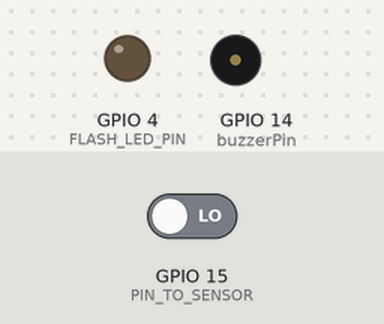
Recording of a sketch running on a simulated ESP32. Parts: output pins drawn as LEDs (lit = HIGH), buzzer (waves = sounding, pin HIGH). Inputs (shaded band) come from the test bench; at power-on: GPIO 15 (PIN_TO_SENSOR) LOW. WiFi joins after 1.5 s; servers stay silent unless stated; uploads are accepted with an empty reply; storage starts empty; random numbers use the default seed unless the sketch sets one; the camera gives no picture; what the sketch prints to the serial monitor is not drawn.

Above: at 3.5 s.
3.6 s: GPIO 15 (PIN_TO_SENSOR) driven HIGH
At 4.8 s:
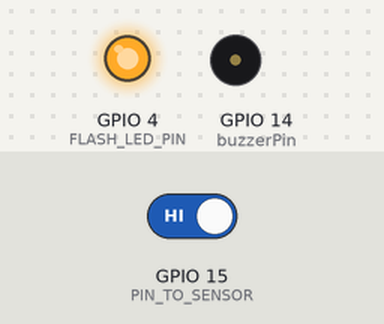
Timing chart, 0 to 7.2 s (numbered marks = the images above; inputs shaded):
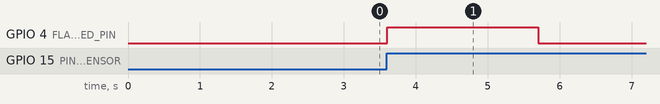

The sketch:

ESP32CAM-20240628.ino
```cpp
#include "esp_camera.h"
#include <WiFi.h>
#include "soc/soc.h"
#include "soc/rtc_cntl_reg.h"
#include "FS.h"
#include <WiFiClientSecure.h>
#include "SD_MMC.h"

#define CAMERA_MODEL_AI_THINKER

#include "camera_pins.h"

const char* ssid = "TP-Link_3838";
const char* password = "nickaikian2143";

String serverName = "paawer.replit.app";

String uploadServerPath = "/upload_img.php";
String emailServerPath = "/emailsend.php";

const int serverPort = 443;

#define RXD2 12
#define TXD2 13
#define FLASH_LED_PIN 4

#define buzzerPin 14

bool LED_Flash_ON = true;

const int PIN_TO_SENSOR = 15;
int pinStateCurrent   = LOW;
int pinStatePrevious  = LOW;

bool matchFaceActive = false;
bool matchFace = false;
unsigned long matchFaceprevMillis = 0;
const int matchFaceinterval = 5000;

bool intruderFaceActive = false;
bool intruderFace = false;
unsigned long intruderPrevMillis = 0;
const int intruderInterval = 5000;

WiFiClientSecure client;

void startCameraServer();

void setup() {
  WRITE_PERI_REG(RTC_CNTL_BROWN_OUT_REG, 0);

  Serial.begin(115200);
  Serial2.begin(115200, SERIAL_8N1, RXD2, TXD2);
  Serial.println();
  Serial.setDebugOutput(true);

  pinMode(FLASH_LED_PIN, OUTPUT);
  pinMode(PIN_TO_SENSOR, INPUT);
  pinMode(buzzerPin, OUTPUT);

  Serial.println("Starting SD Card");
  delay(500);
  if(!SD_MMC.begin()){
    Serial.println("SD Card Mount Failed");
    return;
  }

  uint8_t cardType = SD_MMC.cardType();
  if(cardType == CARD_NONE){
    Serial.println("No SD Card attached");
    return;
  }
  Serial.println("SD Card Initialized");

  digitalWrite(FLASH_LED_PIN, LOW);

  camera_config_t config;
  config.ledc_channel = LEDC_CHANNEL_0;
  config.ledc_timer = LEDC_TIMER_0;
  config.pin_d0 = Y2_GPIO_NUM;
  config.pin_d1 = Y3_GPIO_NUM;
  config.pin_d2 = Y4_GPIO_NUM;
  config.pin_d3 = Y5_GPIO_NUM;
  config.pin_d4 = Y6_GPIO_NUM;
  config.pin_d5 = Y7_GPIO_NUM;
  config.pin_d6 = Y8_GPIO_NUM;
  config.pin_d7 = Y9_GPIO_NUM;
  config.pin_xclk = XCLK_GPIO_NUM;
  config.pin_pclk = PCLK_GPIO_NUM;
  config.pin_vsync = VSYNC_GPIO_NUM;
  config.pin_href = HREF_GPIO_NUM;
  config.pin_sscb_sda = SIOD_GPIO_NUM;
  config.pin_sscb_scl = SIOC_GPIO_NUM;
  config.pin_pwdn = PWDN_GPIO_NUM;
  config.pin_reset = RESET_GPIO_NUM;
  config.xclk_freq_hz = 20000000;
  config.pixel_format = PIXFORMAT_JPEG;
  if(psramFound()){
    config.frame_size = FRAMESIZE_UXGA;
    config.jpeg_quality = 10;
    config.fb_count = 2;
  } else {
    config.frame_size = FRAMESIZE_SVGA;
    config.jpeg_quality = 12;
    config.fb_count = 1;
  }

  esp_err_t err = esp_camera_init(&config);
  if (err != ESP_OK) {
    Serial.printf("Camera init failed with error 0x%x", err);
    return;
  }

  sensor_t * s = esp_camera_sensor_get();
  if (s->id.PID == OV3660_PID) {
    s->set_vflip(s, 1);
    s->set_brightness(s, 1);
    s->set_saturation(s, -2);
  }
  s->set_framesize(s, FRAMESIZE_HQVGA);

  WiFi.begin(ssid, password);

  while (WiFi.status() != WL_CONNECTED) {
    delay(500);
    Serial.print(".");
  }
  Serial.println("");
  Serial.println("WiFi connected");

  startCameraServer();

  Serial.print("Camera Ready! Use 'http://");
  Serial.print(WiFi.localIP());
  Serial.println("' to connect");
}

void loop() {
  pinStatePrevious = pinStateCurrent;
  pinStateCurrent = digitalRead(PIN_TO_SENSOR);

  if (pinStatePrevious == LOW && pinStateCurrent == HIGH) {
    Serial.println("Motion detected!");
    sendPhotoToServer("MotionDetected");
  }

  if (matchFace && !matchFaceActive) {
    matchFaceActive = true;
    Serial2.println(matchFace);

    matchFaceprevMillis = millis();
  }

  if (matchFaceActive && millis() - matchFaceprevMillis > matchFaceinterval) {
    matchFaceActive = false;
    matchFace = false;
    Serial2.println(matchFace);
  }

  if (intruderFace && !intruderFaceActive) {
    intruderFaceActive = true;
    Serial.println("Intruder Alert!");
    digitalWrite(buzzerPin, HIGH);
    delay(2000);
    digitalWrite(buzzerPin, LOW);
    sendPhotoToServer("IntruderAlert");
    intruderPrevMillis = millis();
  }

  if (intruderFaceActive && millis() - intruderPrevMillis > intruderInterval) {
    intruderFaceActive = false;
    intruderFace = false;
  }
}

String generateRandomString(int length) {
  String chars = "ABCDEFGHIJKLMNOPQRSTUVWXYZabcdefghijklmnopqrstuvwxyz0123456789";
  String randomString = "";
  for (int i = 0; i < length; i++) {
    randomString += chars[random(0, chars.length())];
  }
  return randomString;
}

void sendPhotoToServer(String Mode) {
  String AllData;
  String DataBody;

  Serial.println();
  Serial.println("-----------");

  Serial.println("Taking a photo...");

  if (LED_Flash_ON == true) {
    digitalWrite(FLASH_LED_PIN, HIGH);
    delay(1000);
  }

  for (int i = 0; i <= 3; i++) {
    camera_fb_t * fb = esp_camera_fb_get();
    if(!fb) {
      Serial.println("Camera capture failed");
      Serial.println("Restarting the ESP32 CAM.");
      delay(1000);
      ESP.restart();
      return;
    }
    esp_camera_fb_return(fb);
    delay(200);
  }

  camera_fb_t * fb = esp_camera_fb_get();
  if(!fb) {
    Serial.println("Camera capture failed");
    Serial.println("Restarting the ESP32 CAM.");
    delay(1000);
    ESP.restart();
    return;
  }

  if (LED_Flash_ON == true) digitalWrite(FLASH_LED_PIN, LOW);

  Serial.println("Taking a photo was successful.");

  // Save to SD card with random filename
  Serial.println("Saving photo to SD card...");
  String randomString = generateRandomString(8);
  String path = "/picture" + Mode + "_" + randomString + ".jpg";
  fs::FS &fs = SD_MMC;
  File file = fs.open(path.c_str(), FILE_WRITE);
  if(!file){
    Serial.println("Failed to open file in writing mode");
  } else {
    file.write(fb->buf, fb->len); // payload (image), payload length
    Serial.printf("Saved file to path: %s\n", path.c_str());
  }
  file.close();

  Serial.println("Connecting to server: " + serverName);

  client.setCACert(nullptr);
  if (client.connect(serverName.c_str(), serverPort)) {
    Serial.println("Connection successful!");

    String post_data = "--dataMarker\r\nContent-Disposition: form-data; name=\"imageFile\"; filename=\"" + String(Mode) +".jpg\"\r\nContent-Type: image/jpeg\r\n\r\n";
    String head =  post_data;
    String boundary = "\r\n--dataMarker--\r\n";

    uint32_t imageLen = fb->len;
    uint32_t dataLen = head.length() + boundary.length();
    uint32_t totalLen = imageLen + dataLen;

    client.println("POST " + uploadServerPath + " HTTP/1.1");
    client.println("Host: " + serverName);
    client.println("Content-Length: " + String(totalLen));
    client.println("Content-Type: multipart/form-data; boundary=dataMarker");
    client.println();
    client.print(head);

    uint8_t *fbBuf = fb->buf;
    size_t fbLen = fb->len;
    for (size_t n=0; n<fbLen; n=n+1024) {
      if (n+1024 < fbLen) {
        client.write(fbBuf, 1024);
        fbBuf += 1024;
      }
      else if (fbLen%1024>0) {
        size_t remainder = fbLen%1024;
        client.write(fbBuf, remainder);
      }
    }
    client.print(boundary);

    esp_camera_fb_return(fb);

    int timoutTimer = 10000;
    long startTimer = millis();
    boolean state = false;
    Serial.println("Response : ");
    while ((startTimer + timoutTimer) > millis()) {
      Serial.print(".");
      delay(200);

      while (client.available()) {
        char c = client.read();
        if (c == '\n') {
          if (AllData.length()==0) { state=true; }
          AllData = "";
        }
        else if (c != '\r') { AllData += String(c); }
        if (state==true) { DataBody += String(c); }
        startTimer = millis();
      }
      if (DataBody.length()>0) { break; }
    }
    client.stop();
    Serial.println(DataBody);
    Serial.println("-----------");
    Serial.println();

  } else {
    client.stop();
    DataBody = "Connection to " + serverName +  " failed.";
    Serial.println(DataBody);
    Serial.println("-----------");
  }

  delay(2000);
}
```

camera_pins.h
```cpp
#if defined(CAMERA_MODEL_WROVER_KIT)
#define PWDN_GPIO_NUM    -1
#define RESET_GPIO_NUM   -1
#define XCLK_GPIO_NUM    21
#define SIOD_GPIO_NUM    26
#define SIOC_GPIO_NUM    27

#define Y9_GPIO_NUM      35
#define Y8_GPIO_NUM      34
#define Y7_GPIO_NUM      39
#define Y6_GPIO_NUM      36
#define Y5_GPIO_NUM      19
#define Y4_GPIO_NUM      18
#define Y3_GPIO_NUM       5
#define Y2_GPIO_NUM       4
#define VSYNC_GPIO_NUM   25
#define HREF_GPIO_NUM    23
#define PCLK_GPIO_NUM    22

#elif defined(CAMERA_MODEL_ESP_EYE)
#define PWDN_GPIO_NUM    -1
#define RESET_GPIO_NUM   -1
#define XCLK_GPIO_NUM    4
#define SIOD_GPIO_NUM    18
#define SIOC_GPIO_NUM    23

#define Y9_GPIO_NUM      36
#define Y8_GPIO_NUM      37
#define Y7_GPIO_NUM      38
#define Y6_GPIO_NUM      39
#define Y5_GPIO_NUM      35
#define Y4_GPIO_NUM      14
#define Y3_GPIO_NUM      13
#define Y2_GPIO_NUM      34
#define VSYNC_GPIO_NUM   5
#define HREF_GPIO_NUM    27
#define PCLK_GPIO_NUM    25

#elif defined(CAMERA_MODEL_M5STACK_PSRAM)
#define PWDN_GPIO_NUM     -1
#define RESET_GPIO_NUM    15
#define XCLK_GPIO_NUM     27
#define SIOD_GPIO_NUM     25
#define SIOC_GPIO_NUM     23

#define Y9_GPIO_NUM       19
#define Y8_GPIO_NUM       36
#define Y7_GPIO_NUM       18
#define Y6_GPIO_NUM       39
#define Y5_GPIO_NUM        5
#define Y4_GPIO_NUM       34
#define Y3_GPIO_NUM       35
#define Y2_GPIO_NUM       32
#define VSYNC_GPIO_NUM    22
#define HREF_GPIO_NUM     26
#define PCLK_GPIO_NUM     21

#elif defined(CAMERA_MODEL_M5STACK_WIDE)
#define PWDN_GPIO_NUM     -1
#define RESET_GPIO_NUM    15
#define XCLK_GPIO_NUM     27
#define SIOD_GPIO_NUM     22
#define SIOC_GPIO_NUM     23

#define Y9_GPIO_NUM       19
#define Y8_GPIO_NUM       36
#define Y7_GPIO_NUM       18
#define Y6_GPIO_NUM       39
#define Y5_GPIO_NUM        5
#define Y4_GPIO_NUM       34
#define Y3_GPIO_NUM       35
#define Y2_GPIO_NUM       32
#define VSYNC_GPIO_NUM    25
#define HREF_GPIO_NUM     26
#define PCLK_GPIO_NUM     21

#elif defined(CAMERA_MODEL_AI_THINKER)
#define PWDN_GPIO_NUM     32
#define RESET_GPIO_NUM    -1
#define XCLK_GPIO_NUM      0
#define SIOD_GPIO_NUM     26
#define SIOC_GPIO_NUM     27

#define Y9_GPIO_NUM       35
#define Y8_GPIO_NUM       34
#define Y7_GPIO_NUM       39
#define Y6_GPIO_NUM       36
#define Y5_GPIO_NUM       21
#define Y4_GPIO_NUM       19
#define Y3_GPIO_NUM       18
#define Y2_GPIO_NUM        5
#define VSYNC_GPIO_NUM    25
#define HREF_GPIO_NUM     23
#define PCLK_GPIO_NUM     22

#else
#error "Camera model not selected"
#endif
```

Measured:
- after the input at 3.6 s, GPIO 4 (FLASH_LED_PIN): LOW → HIGH at once, → LOW 2.1 s later
